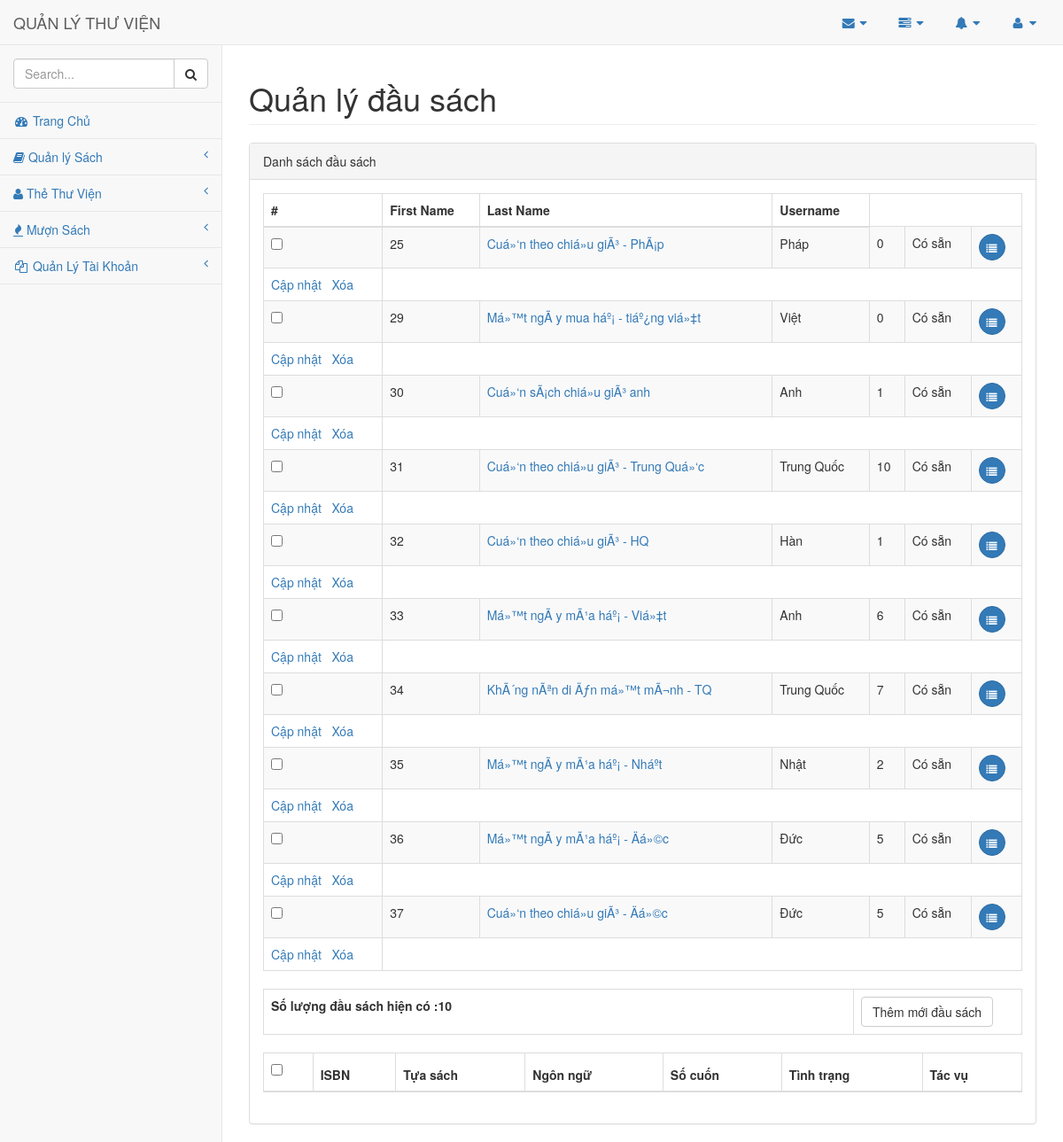
/trangchu.php (signed in), run on an earlier commit of the app's database.
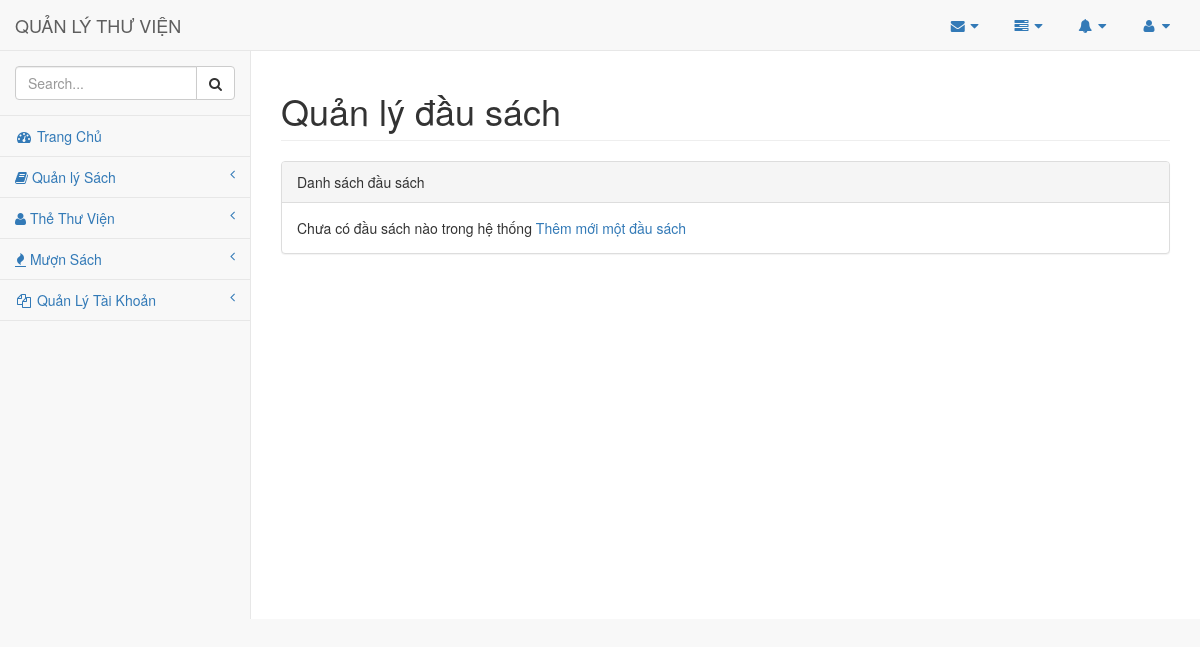
And on a later commit of the database.
### tables this page shows
CREATE TABLE `dausach` (
  `isbn` int(11) NOT NULL,
  `ma_tuasach` int(11) NOT NULL,
  `ngonngu` varchar(15) NOT NULL,
  `bia` varchar(255) NOT NULL,
  `trangthai` varchar(1) NOT NULL
);

### trangchu.php (called while the page is built, shortened)
<?php
	require_once("View/header.php");
	$view = isset($_GET['act']) ? $_GET['act']:'dausach_list';
	$module = 'module/'.$view.'.php';
	require($module);
	require_once("view/footer.php");
	?>

### inc/class_dau_sach.php (called while the page is built, shortened)
<?php
Class DauSach{
	protected $conn;
	static $instance;
	function __construct() {
		global $conn;
		$this->conn 	= $conn;
	}
	static function getInstance(){
        if(self::$instance !== null){
            return self::$instance;
        }
        self::$instance = new DauSach();
        return self::$instance;
    }
	function demSoLuong($isbn){
		$sql = "SELECT count(isbn) FROM cuonsach WHERE isbn = {$isbn}";
		$result = $this->conn->query($sql);
		$row = mysqli_fetch_row($result);
		return $row[0];
	}
	public static function listDauSach($select_all = 0, $posts_per_age = 10, $current_page = 1) {
		global $conn;
		if($select_all){
			$sql ="SELECT * FROM dausach";
			$result = $conn->query($sql);
			if ($result && $result->num_rows > 0) {
				return $result;
			}
			return 0;
		} else {
			$offset = $posts_per_age * ($current_page - 1);
			$sql ="SELECT * FROM dausach LIMIT {$posts_per_age} OFFSET {$offset}";
			$result = $conn->query($sql);
			if ($result && $result->num_rows > 0) {
				return $result;
			}
			return 0;
		}
	}
}

### inc/main.php (called while the page is built, shortened)
			<?php
	function get_ngon_ngu($ma_ngon_ngu){
		switch ($ma_ngon_ngu) {
			case '2':
				return 'Anh';
				break;
			case '3':
				return 'Pháp';
				break;
			case '4':
				return 'Đức';
				break;
			case '5':
				return 'Trung Quốc';
				break;
			case '6':
				return 'Nhật';
				break;
			case '7':
				return 'Hàn';
				break;
			default:
				return 'Việt';
				break;
		}
	}
function demSoLuongDauSach($isbn){
	$dausach = DauSach::getInstance();
	return $dausach->demSoLuong($isbn);
}

### module/dausach_list.php (the view, shortened to what the changed rows need)
<div id="page-wrapper">
    <div class="row">
        <div class="col-lg-12">
            <h1 class="page-header">Quản lý đầu sách</h1>
        </div>
    </div>
    <div class="row">
        <div class="col-lg-12">
            <div class="panel panel-default">
                <div class="panel-body">
                    <div class="table-responsive">
                    <?php
$total = DauSach::listDauSach($select_all = 1);
if( !empty($total) ){
	$url           = 'act=list_dau_sach&';
	$total_record = $total->num_rows;
    $current_page = isset($_GET['page']) ? $_GET['page'] : 1;
    $posts_per_page = 10;
	$result = DauSach::listDauSach($select_all = 0, $posts_per_page, $current_page );
	?>
                         <table class="table table-striped table-bordered table-hover">
                             <thead>
                                 <tr>
                                     <th>#</th>
                                     <th>First Name</th>
                                     <th>Last Name</th>
                                     <th>Username</th>
                                 </tr>
                             </thead>
                             <tbody>
		<?php
			while( $row = $result->fetch_assoc() ) {
				$isbn 		= $row['isbn'];
			    $ngonngu    = $row['ngonngu'];
				$trangthai 	= ($row['trangthai'] == 1)  ?  'Có sẵn' :'Hết';
				?>
				<tr>
					<td><input class="checkbox" id="checkbox" type="checkbox" /></td>
					<td><?php echo $isbn; ?></td>
					<td><a class="text-inline" href="index.php?act=chi_tiet_dau_sach&id=<?php echo $isbn?>"><?php echo $row['bia']; ?></a></td>
					<td><?php echo get_ngon_ngu($ngonngu); ?></td>
					<td><?php echo demSoLuongDauSach($isbn); ?></td>
					<td><?php echo $trangthai; ?></td>
					<td>
						<a class="btn btn-primary btn-circle" href=""><i class="fa fa-list"></i></a>
					</td>
				</tr>
				<?php
			    echo "<td><a  class='action'  href='index.php?act=frm_add_dau_sach&id=".$isbn."'>Cập nhật</a> &nbsp; <a href='index.php?{$url}page={$current_page}&del={$isbn}' onclick ='return remove_tua_sach()'> Xóa</a>  ";
			}
		?>
                             </tbody>
                         </table>
	<?php
    echo '<table class= "table table-bordered ">';
    echo '<th class="col-md-8"> Số lượng đầu sách hiện có :'.$total_record .'</th>';
    echo '<th class= "col-md-2"><a href="index.php?act=frm_add_dau_sach" class="btn-default btn btn-link1"> Thêm mới đầu sách </a></th>';
    echo '<table>';
    echo '<table class="table table-bordered">';
	echo '<thead><tr><th><label for="selectall"> <input class ="checkbox selectall" id= "selectall" type="checkbox" /></label> </th><th> ISBN</th> <th> Tựa sách </th><th> Ngôn ngữ </th><th> Số cuốn</th><th> Tình trạng </td> <th> Tác vụ </th> </tr></thead>';
    echo '</table>';
} else {
    echo 'Chưa có đầu sách nào trong hệ thống';
    ?>
    <a href="index.php?act=frm_add_dau_sach"> Thêm mới một đầu sách</a>
    <?php
}
?>
                    </div>
                </div>
            </div>
        </div>
    </div>
</div>

### view/header.php (shortened to what the changed rows need)
<!DOCTYPE html>
<html lang="en">
<head>
    <link href="vendor/bootstrap/css/bootstrap.min.css" rel="stylesheet">
    <link href="vendor/metisMenu/metisMenu.min.css" rel="stylesheet">
    <link href="assest/css/sb-admin-2.min.css" rel="stylesheet">
    <link href="vendor/morrisjs/morris.css" rel="stylesheet">
    <link href="vendor/font-awesome/css/font-awesome.min.css" rel="stylesheet" type="text/css">
</head>
<body>
    <div id="wrapper">
        <nav class="navbar navbar-default navbar-static-top" role="navigation" style="margin-bottom: 0">
            <div class="navbar-header">
                <a class="navbar-brand" href="index.html">QUẢN LÝ THƯ VIỆN</a>
            </div>
        </nav>

What changed in the data, as far as the page shows it:
removed dausach: isbn "25", bia "Cuá»‘n theo chiá»u giÃ³ - PhÃ¡p", ngonngu "Pháp", isbn "0", trangthai "Có sẵn"
removed dausach: isbn "29", bia "Má»™t ngÃ y mua háº¡ - tiáº¿ng viá»‡t", ngonngu "Việt", isbn "0", trangthai "Có sẵn"
removed dausach: isbn "30", bia "Cuá»‘n sÃ¡ch chiá»u giÃ³ anh", ngonngu "Anh", isbn "1", trangthai "Có sẵn"
removed dausach: isbn "31", bia "Cuá»‘n theo chiá»u giÃ³ - Trung Quá»‘c", ngonngu "Trung Quốc", isbn "10", trangthai "Có sẵn"
removed dausach: isbn "32", bia "Cuá»‘n theo chiá»u giÃ³ - HQ", ngonngu "Hàn", isbn "1", trangthai "Có sẵn"
removed dausach: isbn "33", bia "Má»™t ngÃ y mÃ¹a háº¡ - Viá»‡t", ngonngu "Anh", isbn "6", trangthai "Có sẵn"
removed dausach: isbn "34", bia "KhÃ´ng nÃªn di Äƒn má»™t mÃ¬nh - TQ", ngonngu "Trung Quốc", isbn "7", trangthai "Có sẵn"
removed dausach: isbn "35", bia "Má»™t ngÃ y mÃ¹a háº¡ - Nháº­t", ngonngu "Nhật", isbn "2", trangthai "Có sẵn"
removed dausach: isbn "36", bia "Má»™t ngÃ y mÃ¹a háº¡ - Äá»©c", ngonngu "Đức", isbn "5", trangthai "Có sẵn"
removed dausach: isbn "37", bia "Cuá»‘n theo chiá»u giÃ³ - Äá»©c", ngonngu "Đức", isbn "5", trangthai "Có sẵn"
Also different on the page:
$total_record: "10" → (not shown)
form field value: "☐" → (not shown)
text no longer shown: "# First Name Last Name Username Số lượng đầu sách hiện có : Thêm mới đầu sách ISBN Tựa sách Ngôn ngữ Số cuốn Tình trạng Tác vụ"
text now shown: "Chưa có đầu sách nào trong hệ thống Thêm mới một đầu sách"
